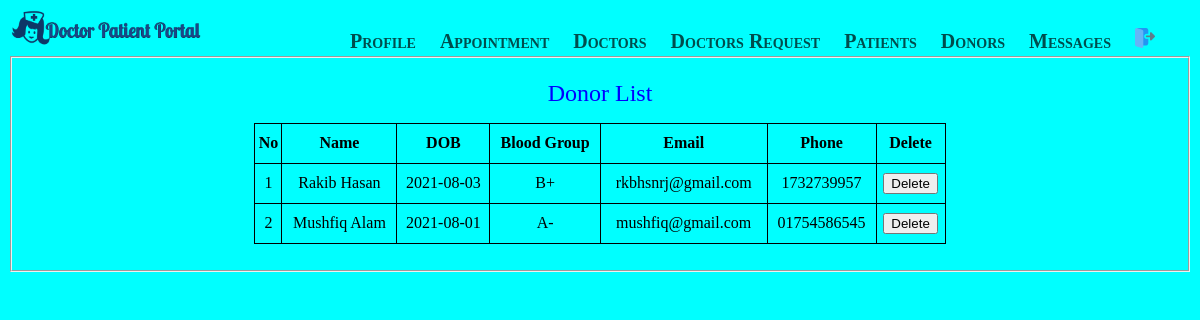
Page /allDonorList.php on the committed database.
### tables this page shows
CREATE TABLE `donor` (
  `id` int(10) NOT NULL,
  `name` varchar(50) NOT NULL,
  `username` varchar(50) NOT NULL,
  `password` varchar(50) NOT NULL,
  `dob` date NOT NULL,
  `bGroup` varchar(50) NOT NULL,
  `email` varchar(50) NOT NULL,
  `phone` varchar(50) NOT NULL
);

### models/db_config.php (called while the page is built, shortened)
<?php
 $db_server="localhost";
 $db_uname="root";
 $db_pass="";
 $db_name="dpportal";
 function get($query){
    global $db_server,$db_uname,$db_pass,$db_name;
    $conn=mysqli_connect($db_server,$db_uname,$db_pass,$db_name);
    $data=array();
    if ($conn){
        $result=mysqli_query($conn,$query);
        while($row=mysqli_fetch_assoc($result)){
            $data[]=$row;
        }
    }
    return $data;
}
?>

### controllers/login_controller.php (called while the page is built, shortened)
<?php
    include 'models/db_config.php';
	function getDonorList(){
		$query= "select id,name,dob,bGroup,email,phone from donor";
		$rs= get($query);
		return $rs;
	}
?>

### allDonorList.php (the view, shortened to what this page needs)
<?php
     require_once 'adminHeader.php';
    require_once 'controllers/login_controller.php';
	$donorList=getDonorList();
?>
<html>
<head>
</head>
    <body>
        <fieldset>
            <p align="middle"><font color="blue" size="5">Donor List</font></p>
            <p align="middle">
			<table border="1">
			<tr>
                <th>No</th>
                <th>Name</th>
				<th>DOB</th>
				<th>Blood Group</th>
				<th>Email</th>
				<th>Phone</th>
				<th>Delete</th>
              </tr>
                <?php
				$i = 1;
				foreach($donorList as $p){
					echo "<tr>";
						echo "<td align='center'>$i</td>";
						echo "<td align='center'>".$p["name"]."</p>";
						echo "<td align='center'>".$p["dob"]."</p>";
						echo "<td align='center'>".$p["bGroup"]."</p>";
						echo "<td align='center'>".$p["email"]."</p>";
						echo "<td align='center'>".$p["phone"]."</p>";
						echo '<td align="center"><a href="deleteDonor.php?id='.$p["id"].'"><input type="button" value="Delete"></a></td>';
					echo "</tr>";
					$i++;
				}
			?>
        </fieldset>
    </body>
</html>

### allDonorList.php (style rules this page uses)
table, td, th { border: 1px solid black; }
table { border-collapse: collapse; width: 60%; }
th { height: 40px; }
td { height: 40px; }

### rows in the picture
donor: name "Rakib Hasan", dob "2021-08-03", bGroup "B+", email "rkbhsnrj@gmail.com", phone "1732739957"
donor: name "Mushfiq Alam", dob "2021-08-01", bGroup "A-", email "mushfiq@gmail.com", phone "01754586545"
